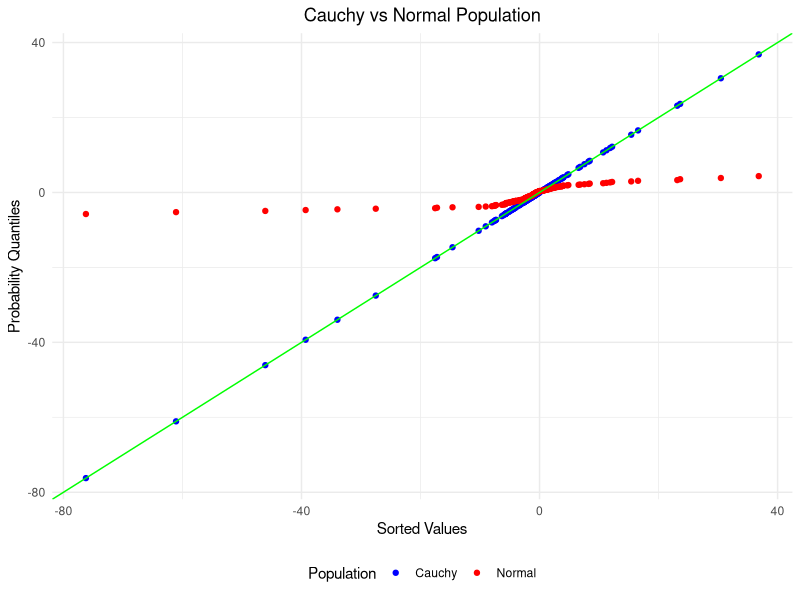

Write the R code that produced this figure.
library(ggplot2)
set.seed(1441)

probs <- 1:174 / (174 + 1)

cauchy <- rcauchy(174, location = -1.4, scale = 2)
cauchy <- sort.int(cauchy)

quantil_c <- quantile(cauchy, probs=probs, type=2)

quantil_n <- qnorm(probs, mean=-0.7, sd=2)

df <- data.frame(
  Values = c(cauchy),
  Quantiles = c(quantil_c, quantil_n),
  Population = rep(c("Cauchy", "Normal"), each = 174)
)

ggplot(df, aes(x = Values, y = Quantiles, color = Population)) +
  geom_point() +
  geom_abline(slope = 1, intercept = 0, color = "green") +
  labs(x = "Sorted Values", y = "Probability Quantiles", title = "Cauchy vs Normal Population") +
  scale_color_manual(values = c("blue", "red")) +
  theme_minimal() +
  theme(legend.position = "bottom", plot.title = element_text(hjust = 0.5))
